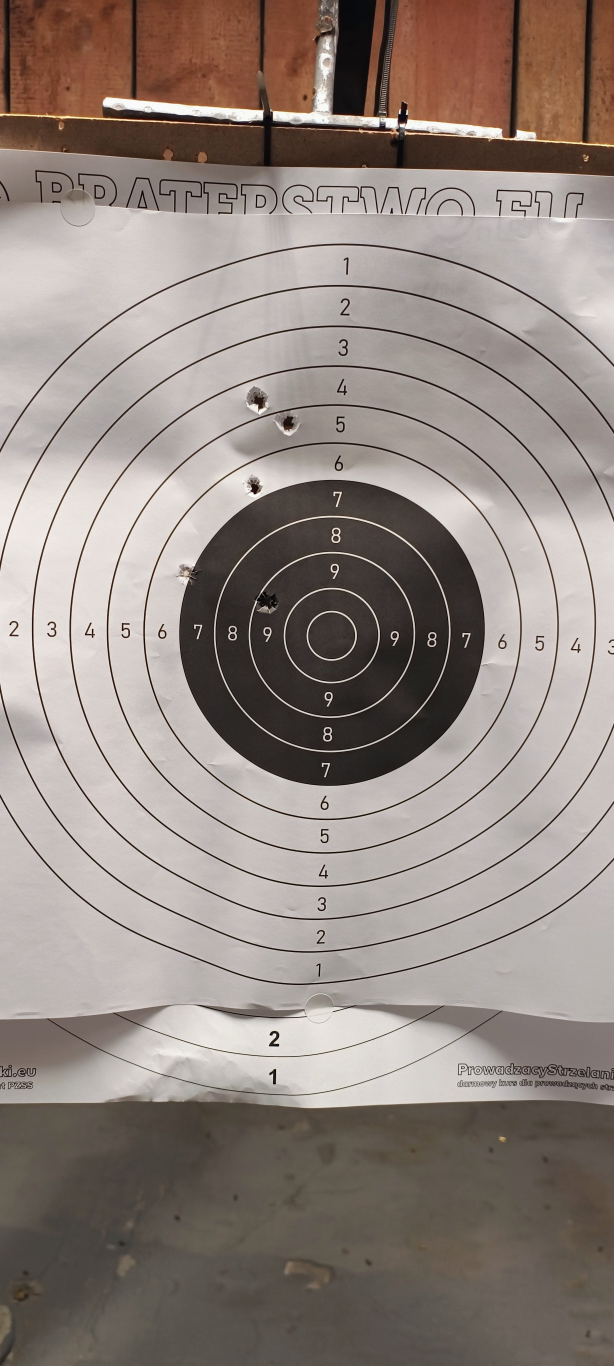
#> input picture src/domains/vision/tests/fixtures/46.jpg, 1842 x 4096 px, found by its file name (shown at 1/3 size); the run also reads 1 picture not shown here
$ python probe_46_mf.py   (older library calls are emulated)
#> lines starting #> are read from the running program, lines starting #| are printed output that depends on the picture; after the words box and inside, x2 and y2 are one past the last pixel; in counts of white or black regions, pixels touching at a corner belong together; pictures that were not available may be replaced by others from this repository, and a replacement may not be noted
### cv/gt.py
"""Magenta ground-truth parser for resources/train/*_marked.jpg.

The user manually marked each true bullet hole with a small magenta DOT at its
centre. This module extracts those dots and returns per-image ground-truth
hole centres (no radii — the dots encode position only).

IMPORTANT: magenta is eval-only. The detection algorithm itself is pure
grayscale and must never depend on this colour.
"""

from __future__ import annotations

import cv2
import numpy as np
from PIL import Image, ImageOps
from pathlib import Path


def load_bgr(path: str | Path) -> np.ndarray:
    """Load an image EXIF-normalised to upright orientation, as BGR uint8."""
    pil = Image.open(path)
    pil = ImageOps.exif_transpose(pil)
    rgb = np.array(pil.convert("RGB"))
    return cv2.cvtColor(rgb, cv2.COLOR_RGB2BGR)


def extract_magenta_mask(bgr: np.ndarray) -> np.ndarray:
    """Binary mask of magenta pixels.

    Magenta = high R, high B, low G (balanced between red and blue, clearly
    below the green channel so white/grey paper is excluded).
    """
    r = bgr[:, :, 2].astype(np.int16)
    g = bgr[:, :, 1].astype(np.int16)
    b = bgr[:, :, 0].astype(np.int16)
    magenta = (
        (r >= 150)
        & (b >= 140)
        & (g <= 110)
        & (np.minimum(r, b) - g >= 40)
        & (np.abs(r - b) <= 90)
    )
    return magenta.astype(np.uint8) * 255


# The magenta brush is a fixed-size disk. Estimated from the data:
# unit-dot area ≈ 1605 px → radius ≈ 22.6 px. Used to split merged dots.
DOT_RADIUS_PX = 22.6


# [28 lines left out: function _split_component, not called in this run]


def magenta_centers(
    bgr: np.ndarray,
    min_area: int = 5,
    max_area_frac: float = 0.004,
    dot_r: float = DOT_RADIUS_PX,
) -> tuple[list[tuple[float, float]], np.ndarray]:
    """Return (centers, label_viz) for magenta dots.

    Touching/overlapping dots (common in dense clusters) are split via
    distanceTransform peaks, so each true hole yields one centre.
    """
    mask = extract_magenta_mask(bgr)
    kernel = cv2.getStructuringElement(cv2.MORPH_ELLIPSE, (3, 3))
    mask = cv2.morphologyEx(mask, cv2.MORPH_CLOSE, kernel)

    max_area = max(8, int(mask.size * max_area_frac))
    n, labels, stats, _ = cv2.connectedComponentsWithStats(mask, connectivity=8)
    centers: list[tuple[float, float]] = []
    for i in range(1, n):
        area = int(stats[i, cv2.CC_STAT_AREA])
        if area < min_area or area > max_area:
            continue
        comp = (labels == i).astype(np.uint8)
        centers.extend(_split_component(comp, dot_r))

    viz = bgr.copy()
    for x, y in centers:
        cv2.circle(viz, (int(x), int(y)), 8, (0, 255, 0), 2)
    return centers, viz


# Expected hit counts from resources/paper_targets/metadata.yml (train subset).
EXPECTED = {
    1: 10, 4: 10, 6: 10, 10: 10, 12: 13, 19: 10, 21: 5, 29: 5, 31: 14, 46: 5,
}


# [22 lines left out: function main, not called in this run]


# [2 lines that do not run on import are left out]

### cv/blob_detect.py
"""Blob-detection pipeline for ISSF paper targets (cv-service-boundary, iter 9).

User direction (research-blob-detection):
  * Calibrate against the rings using TWO anchors: the black/white boundary
    (between rings 6 and 7) and the bullseye (innermost ring).
    Ring spacing s_px = (r_bw - r_bull) / 3.
  * Edge detection (blur -> gradient diff -> edges) + HoughCircles for rings.
  * Perspective normalisation via homography (affine fronto-parallel stretch
    along the black-disc minor axis; no in-plane rotation).
  * Hole detection via cv2.SimpleBlobDetector (multi-level thresholding).
  * Scoring: ISSF line-break rule, dist(bullseye,hole) - detected radius.
  * Pure grayscale for detection; magenta is eval-only.

Reusable primitives (adaptive-threshold black-disc, multi-range HoughCircles
rings) are ported from cv/tmp/probe_ring_calibration_v8.py and extended with
the two-anchor calibration + homography + blob hole detection.

Intermediates: resources/train/intermediate_blob/.
"""

from __future__ import annotations

import math
from pathlib import Path

import cv2
import numpy as np

from cv.gt import load_bgr

# Ring-index prior: the black/white boundary is between rings 6 and 7, i.e. the
# outer edge of ring 7 = 3 ring-steps outside the 10-ring (bullseye).
RING_STEPS_BW_TO_BULL = 3

BULLET_RADIUS_MM = {"22lr": 2.85, "9x19": 4.5, ".223Rem": 2.78, "slug": 9.0}


# ---------------------------------------------------------------------------
# Load + localise
# ---------------------------------------------------------------------------
def to_gray(bgr: np.ndarray) -> np.ndarray:
    return cv2.cvtColor(bgr, cv2.COLOR_BGR2GRAY)


def crop_to_target(gray: np.ndarray, expand: float = 0.20) -> tuple[np.ndarray, tuple[int, int, int, int]]:
    """Localise the target as the most *circular* large dark blob (the black disc),
    not merely the largest — phone photos often have larger dark background patches.
    Returns crop + (x0, y0, w, h) in source-image pixels."""
    h, w = gray.shape
    sw, sh = max(50, w // 6), max(50, h // 6)
    small = cv2.resize(gray, (sw, sh))
    small = cv2.GaussianBlur(small, (5, 5), 0)
    _, bin_ = cv2.threshold(small, 0, 255, cv2.THRESH_BINARY_INV + cv2.THRESH_OTSU)
    ker = cv2.getStructuringElement(cv2.MORPH_ELLIPSE, (5, 5))
    bin_ = cv2.morphologyEx(bin_, cv2.MORPH_CLOSE, ker)
    bin_ = cv2.morphologyEx(bin_, cv2.MORPH_OPEN, ker)
    n, labels, stats, _ = cv2.connectedComponentsWithStats(bin_, 8)
    best, best_score = None, -1.0
    for i in range(1, n):
        area = int(stats[i, cv2.CC_STAT_AREA])
        if area < 0.002 * small.size:
            continue
        cnts, _ = cv2.findContours((labels == i).astype(np.uint8), cv2.RETR_EXTERNAL, cv2.CHAIN_APPROX_SIMPLE)
        c = max(cnts, key=cv2.contourArea)
        perim = cv2.arcLength(c, True)
        circ = 4 * math.pi * area / (perim * perim) if perim > 0 else 0.0
        score = area * circ * circ            # circularity² favours the round target
        if score > best_score:
            best_score, best = score, i
    if best is None:
        return gray, (0, 0, w, h)
    sx, sy = w / sw, h / sh
    # Centroid + radius of the black-disc blob (in full-image px).
    m = cv2.moments((labels == best).astype(np.uint8))
    bcx = (m["m10"] / m["m00"]) * sx if m["m00"] > 0 else (stats[best, cv2.CC_STAT_LEFT] + stats[best, cv2.CC_STAT_WIDTH] / 2) * sx
    bcy = (m["m01"] / m["m00"]) * sy if m["m00"] > 0 else (stats[best, cv2.CC_STAT_TOP] + stats[best, cv2.CC_STAT_HEIGHT] / 2) * sy
    bd_r = 0.5 * max(stats[best, cv2.CC_STAT_WIDTH], stats[best, cv2.CC_STAT_HEIGHT]) * max(sx, sy)
    # Crop centred on the black disc, extending ~3.5× its radius to cover ring 1 + margin.
    half = int(3.5 * bd_r)
    x0 = int(max(0, bcx - half)); y0 = int(max(0, bcy - half))
    x1 = int(min(w, bcx + half)); y1 = int(min(h, bcy + half))
    return gray[y0:y1, x0:x1], (x0, y0, x1 - x0, y1 - y0)


# ---------------------------------------------------------------------------
# Black disc (= black/white boundary anchor) — ported/extended from v8
# ---------------------------------------------------------------------------
# [48 lines left out: function detect_black_disc, not called in this run]


def ellipse_geometry(contour: np.ndarray) -> dict:
    """Robust ellipse axes + major direction (convention-free via projection range)."""
    (cx, cy), (w, h), ang = cv2.fitEllipse(contour)
    th = math.radians(ang)
    dir_w = np.array([math.cos(th), math.sin(th)])
    dir_h = np.array([-math.sin(th), math.cos(th)])
    pts = contour[:, 0, :].astype(np.float64) - np.array([cx, cy])
    proj_w = np.abs(pts @ dir_w)
    proj_h = np.abs(pts @ dir_h)
    if proj_w.max() >= proj_h.max():
        major_dir, semi_a, semi_b = dir_w, float(proj_w.max()), float(proj_h.max())
    else:
        major_dir, semi_a, semi_b = dir_h, float(proj_h.max()), float(proj_w.max())
    return {"cx": cx, "cy": cy, "semi_a": semi_a, "semi_b": semi_b,
            "major_dir": major_dir, "anisotropy": semi_a / max(semi_b, 1e-6)}


# ---------------------------------------------------------------------------
# Concentric rings — ported from v8
# ---------------------------------------------------------------------------
def _sobel_mag(gray: np.ndarray) -> np.ndarray:
    blur = cv2.GaussianBlur(gray, (0, 0), 2.0)
    gx = cv2.Sobel(blur.astype(np.float32), cv2.CV_32F, 1, 0, ksize=3)
    gy = cv2.Sobel(blur.astype(np.float32), cv2.CV_32F, 0, 1, ksize=3)
    mag = np.sqrt(gx * gx + gy * gy)
    return ((mag / max(mag.max(), 1e-6)) * 255).astype(np.uint8)


# [55 lines left out: functions detect_concentric_circles, fit_concentric, not called in this run]


# ---------------------------------------------------------------------------
# Two-anchor calibration via radial profile (robust to holes/noise)
# ---------------------------------------------------------------------------
def blackdisc_center(gray: np.ndarray) -> tuple[float, float, float]:
    """Bullseye estimate = centroid of the largest dark blob (the black scoring
    disc), with intra-disc holes filled by a closing kernel. Returns (cx, cy,
    anisotropy) where anisotropy comes from the blob's fitEllipse."""
    h, w = gray.shape
    g = cv2.GaussianBlur(gray, (0, 0), 3)
    b = cv2.adaptiveThreshold(g, 255, cv2.ADAPTIVE_THRESH_GAUSSIAN_C, cv2.THRESH_BINARY_INV,
                              max(51, (max(h, w) // 16) | 1), C=5)
    k = cv2.getStructuringElement(cv2.MORPH_ELLIPSE, (15, 15))
    b = cv2.morphologyEx(b, cv2.MORPH_CLOSE, k)
    n, labels, stats, cents = cv2.connectedComponentsWithStats(b, 8)
    if n <= 1:
        return w / 2, h / 2, 1.0
    areas = [int(stats[i, cv2.CC_STAT_AREA]) for i in range(1, n)]
    big = 1 + int(np.argmax(areas))
    cx, cy = float(cents[big][0]), float(cents[big][1])
    cnts, _ = cv2.findContours((labels == big).astype(np.uint8), cv2.RETR_EXTERNAL, cv2.CHAIN_APPROX_SIMPLE)
    aniso = 1.0
    major_dir = np.array([1.0, 0.0])
    semi_a = semi_b = 0.0
    if cnts:
        geo = ellipse_geometry(max(cnts, key=cv2.contourArea))
        aniso = geo["anisotropy"]; major_dir = geo["major_dir"]
        semi_a, semi_b = geo["semi_a"], geo["semi_b"]
    return cx, cy, aniso, major_dir, semi_a, semi_b


def calibrate(gray_crop: np.ndarray) -> dict:
    """Radial-profile two-anchor calibration centred on the black-disc centroid.

    Anchors: black/white boundary (ring-7 outer = 3 steps from the 10-ring) and
    bullseye (10-ring outer = boundary − 3·s). The boundary is read off the
    angle-averaged radial intensity transition (refined to the nearest Sobel
    gradient peak); the ring spacing s is the value best aligning gradient peaks
    to boundary ± k·s. Robust to bullet-hole noise (angle averaging)."""
    h, w = gray_crop.shape
    cx, cy, aniso, major_dir, semi_a, semi_b = blackdisc_center(gray_crop)
    maxR = int(min(cx, cy, w - cx, h - cy) - 2)
    mag = _sobel_mag(gray_crop)
    g_pol = cv2.warpPolar(mag, (maxR, 720), (cx, cy), maxR, cv2.INTER_LINEAR | cv2.WARP_POLAR_LINEAR)
    i_pol = cv2.warpPolar(gray_crop, (maxR, 720), (cx, cy), maxR, cv2.INTER_LINEAR | cv2.WARP_POLAR_LINEAR)
    gp = cv2.GaussianBlur(g_pol.mean(axis=0).reshape(-1, 1), (1, 9), 0).ravel()
    ip = cv2.GaussianBlur(i_pol.mean(axis=0).reshape(-1, 1), (1, 21), 0).ravel()

    dip = np.gradient(ip)
    lo, hi = int(0.20 * maxR), int(0.80 * maxR)
    r_t = lo + int(np.argmax(dip[lo:hi]))
    win = max(8, int(0.08 * maxR))
    r_bw = max(0, r_t - win) + int(np.argmax(gp[max(0, r_t - win):r_t + win]))

    peaks = [r for r in range(6, maxR - 6)
             if gp[r] == gp[max(0, r - 6):r + 7].max() and gp[r] > gp.mean()]
    best_s, best_score = r_bw / 8.0, -1
    for s in np.arange(r_bw / 14, r_bw / 4, max(1.0, r_bw / 200)):
        sc = sum(1 for k in range(-4, 9)
                 if 4 < (r_bw + k * s) < maxR - 4
                 and min(abs(r_bw + k * s - p) for p in peaks) < max(2.0, 0.12 * s))
        if sc > best_score:
            best_score, best_s = sc, float(s)
    s_px = best_s
    r_bull = r_bw - 3 * s_px

    ok = r_bull > 0.05 * r_bw and s_px > 0
    return {
        "ok": ok, "shape": (h, w),
        "cx": cx, "cy": cy, "r_bw_px": float(r_bw), "r_bull_px": float(r_bull),
        "s_px": float(s_px), "anisotropy": aniso, "major_dir": major_dir,
        "semi_a": semi_a, "semi_b": semi_b, "peaks_aligned": best_score,
    }


def ring_radii_px(cal: dict) -> list[float]:
    """Ring-boundary radii in px, index 0 = ring 10 outer .. index 9 = ring 1 outer."""
    return [cal["r_bull_px"] + (10 - k) * cal["s_px"] for k in range(10, 0, -1)]


# ---------------------------------------------------------------------------
# Affine fronto-parallel warp (no in-plane rotation)
# ---------------------------------------------------------------------------
# [363 lines left out: functions warp_fronto_parallel, draw_rings_overlay, _local_std, _hole_template, _matched_filter, _radial_profile and 7 more, not called in this run]


# [14 lines that do not run on import are left out]

### cv/tmp/probe_46_mf.py
"""Matched-filter hole detector for image 46.

Strategy: a 9x19 hole at s=101 px is ~0.15s = ~15 px radius. Build a synthetic
'Dark disk surrounded by bright annulus' template, slide it across the image,
find local maxima. This is mathematically equivalent to (image * template)
and is more discriminative than black-hat alone because it captures the full
radial pattern, not just 'is there dark structure here'.
"""
from __future__ import annotations
from pathlib import Path
import math
import cv2
import numpy as np

from cv.blob_detect import to_gray, crop_to_target, calibrate, _local_std
from cv.gt import load_bgr, magenta_centers


def make_template(r: int, soft: int = 2) -> np.ndarray:
    """A synthetic hole template: dark disk + bright annulus, normalized to
    zero mean and unit L2 norm (so correlation = dot product)."""
    sz = 3 * r + 2 * soft + 1
    c = sz // 2
    yy, xx = np.mgrid[0:sz, 0:sz]
    d = np.sqrt((yy - c) ** 2 + (xx - c) ** 2)
    # Template: -1 inside r, +1 in annulus [r, 2r], 0 outside
    t = np.zeros((sz, sz), dtype=np.float32)
    t[d <= r] = -1.0
    t[(d > r) & (d <= 2 * r)] = 1.0
    # Soften the edges with a small gaussian
    t = cv2.GaussianBlur(t, (2 * soft + 1, 2 * soft + 1), 0)
    # Zero-mean, unit-norm
    t -= t.mean()
    n = np.linalg.norm(t)
    if n > 1e-6:
        t /= n
    return t


def matched_filter(crop: np.ndarray, r: int) -> np.ndarray:
    """Correlation of crop with the synthetic hole template."""
    t = make_template(r)
    # matchTemplate uses sliding window; we want full convolution-equivalent.
    # Use filter2D for that (same depth, zero-padding).
    resp = cv2.filter2D(crop.astype(np.float32), cv2.CV_32F, t)
    return resp


# [61 lines left out: functions detect_holes_mf, radial_profile, not called in this run]


def run():
    img_id = 46
    train = Path("resources/train")
    bgr = load_bgr(train / f"{img_id}.jpg")
#> in load_bgr, pil is the input picture: PIL image 1842x4096 RGB; mean R, G, B 147.7, 136.5, 130.3
    gray = to_gray(bgr)
#> in to_gray, `return cv2.cvtColor(bgr, cv2.COLOR_BGR2GRAY)`:
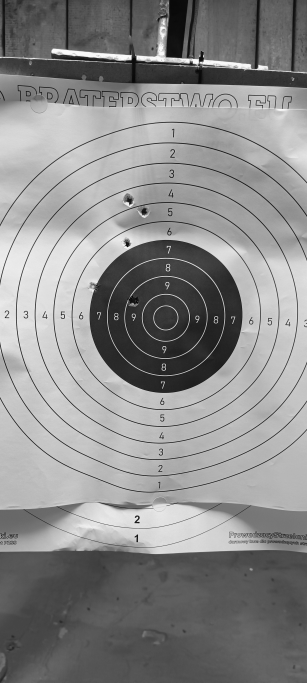
#> returned value: shape (4096, 1842) (shown at 1/6 size); min 0, max 251, mean 139.1
    crop, bbox = crop_to_target(gray)
#> in crop_to_target, `small = cv2.GaussianBlur(small, (5, 5), 0)`:
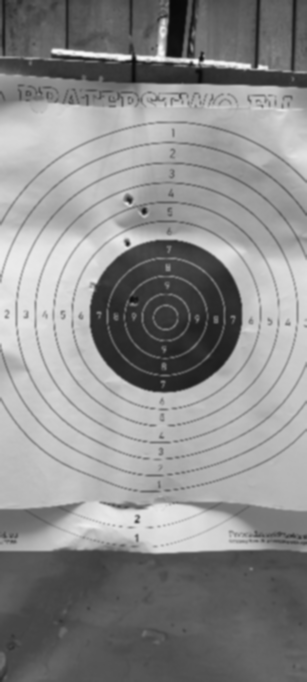
#> small: shape (682, 307); min 9, max 249, mean 139
#> in crop_to_target, `_, bin_ = cv2.threshold(small, 0, 255, cv2.THRESH_BINARY_INV + cv2.THR..`:
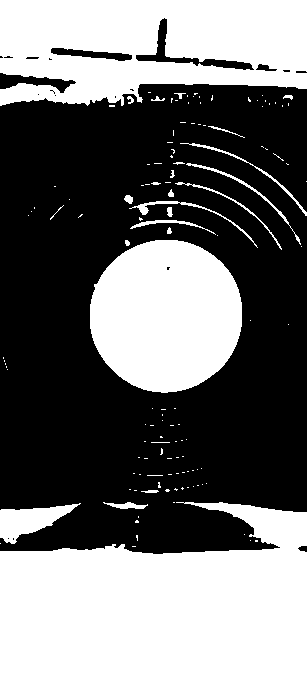
#> bin_: shape (682, 307); 43.7% white; 130 white regions (105 under 20 px), largest, box (x1, y1, x2, y2) and area: (0, 502, 307, 682) 42949, (0, 0, 307, 106) 26097, (90, 240, 242, 393) 18346
#> in crop_to_target, `n, labels, stats, _ = cv2.connectedComponentsWithStats(bin_, 8)`:
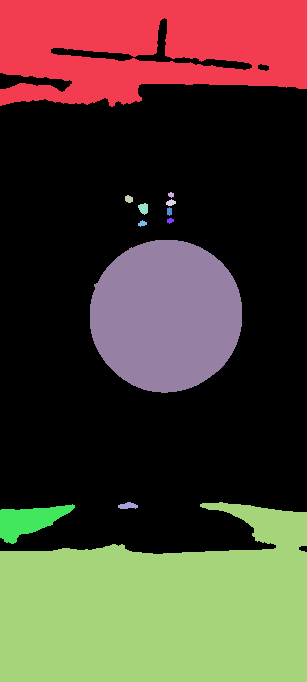
#> labels: shape (682, 307) int32; 13 distinct labels, from 0 to 12; one colour per label, 0 black
#> in crop_to_target, `n, labels, stats, _ = cv2.connectedComponentsWithStats(bin_, 8)`: n = 13; stats = 13 rows, first 6: [0, 18, 307, 536, 119687], [0, 0, 307, 107, 26392], [168, 192, 6, 6, 26], [125, 195, 8, 8, 50], [166, 199, 10, 7, 47], [138, 203, 10, 12, 87]
#> the loop in crop_to_target, `for i in range(1, n):` made 12 passes
#> (area, perim, circ, score, best_score, best) on passes 1, 9: (26392, 1007.3, 0.327, 2819.5, 2819.5, 1), (18357, 506.3, 0.9, 14864.1, 14864.1, 9)
#> after the loop in crop_to_target, `for i in range(1, n):`: best = 9; best_score = 14864.1
#> in crop_to_target, `m = cv2.moments((labels == best).astype(np.uint8))`: m = moments, m00 18357, centre m10/m00, m01/m00 = (165.6, 315.3)
#> in crop_to_target, `bcx = (m["m10"] / m["m00"]) * sx if m["m00"] > 0 else (stats[best, cv2..`: bcx = 993.4
#> in crop_to_target, `bcy = (m["m01"] / m["m00"]) * sy if m["m00"] > 0 else (stats[best, cv2..`: bcy = 1893.8
#> in crop_to_target, `bd_r = 0.5 * max(stats[best, cv2.CC_STAT_WIDTH], stats[best, cv2.CC_ST..`: bd_r = 459.4
#> in crop_to_target, `half = int(3.5 * bd_r)`: half = 1608
#> in crop_to_target, `x0 = int(max(0, bcx - half))`: x0 = 0
#> in crop_to_target, `y0 = int(max(0, bcy - half))`: y0 = 285
#> in crop_to_target, `x1 = int(min(w, bcx + half))`: x1 = 1842
#> in crop_to_target, `y1 = int(min(h, bcy + half))`: y1 = 3501
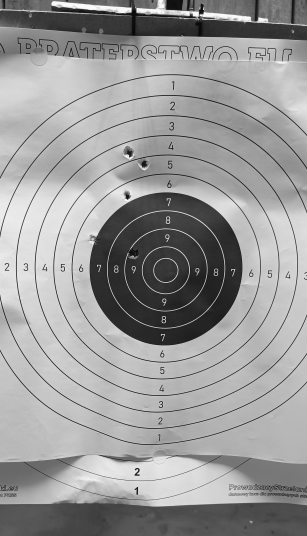
#> crop: shape (3216, 1842) (shown at 1/6 size); min 0, max 251, mean 153.9
#> bbox = (0, 285, 1842, 3216)
    x0, y0, w, h = bbox
#> x0 = 0; y0 = 285; w = 1842; h = 3216
    cal = calibrate(crop)
#> in blackdisc_center, `b = cv2.morphologyEx(b, cv2.MORPH_CLOSE, k)`:
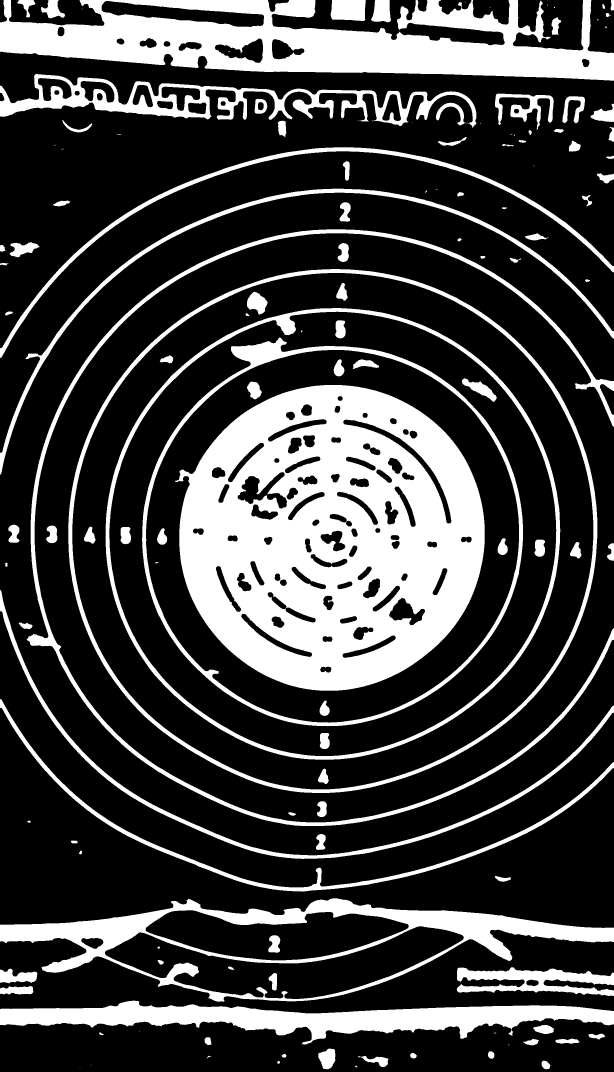
#> b: shape (3216, 1842) (shown at 1/3 size); 26.1% white; 142 white regions (31 under 20 px)
#> in blackdisc_center, `n, labels, stats, cents = cv2.connectedComponentsWithStats(b, 8)`:
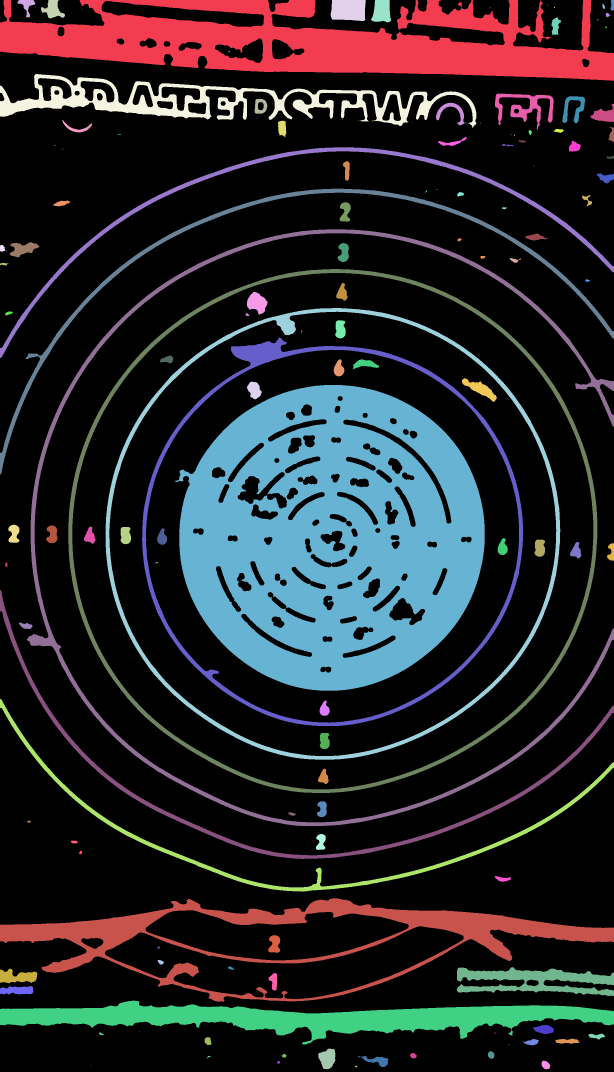
#> labels: shape (3216, 1842) int32 (shown at 1/3 size); 143 distinct labels, from 0 to 142; one colour per label, 0 black
#> in blackdisc_center, `n, labels, stats, cents = cv2.connectedComponentsWithStats(b, 8)`: n = 143; stats = 143 rows, first 6: [0, 0, 1842, 3216, 4379646], [0, 0, 1842, 242, 245703], [52, 0, 54, 52, 1095], [123, 0, 72, 55, 2137], [992, 0, 105, 63, 6106], [1113, 0, 60, 67, 3187]; cents = 143 pairs, first value 6.31 to 1837, second value 5.5 to 3202.5
#> in blackdisc_center, `areas = [int(stats[i, cv2.CC_STAT_AREA]) for i in range(1, n)]`: areas = 142 values, max 572946 at index 83, min 1 at index 13, mean 10874.8
#> (the rest of the program and of its run is left out)
